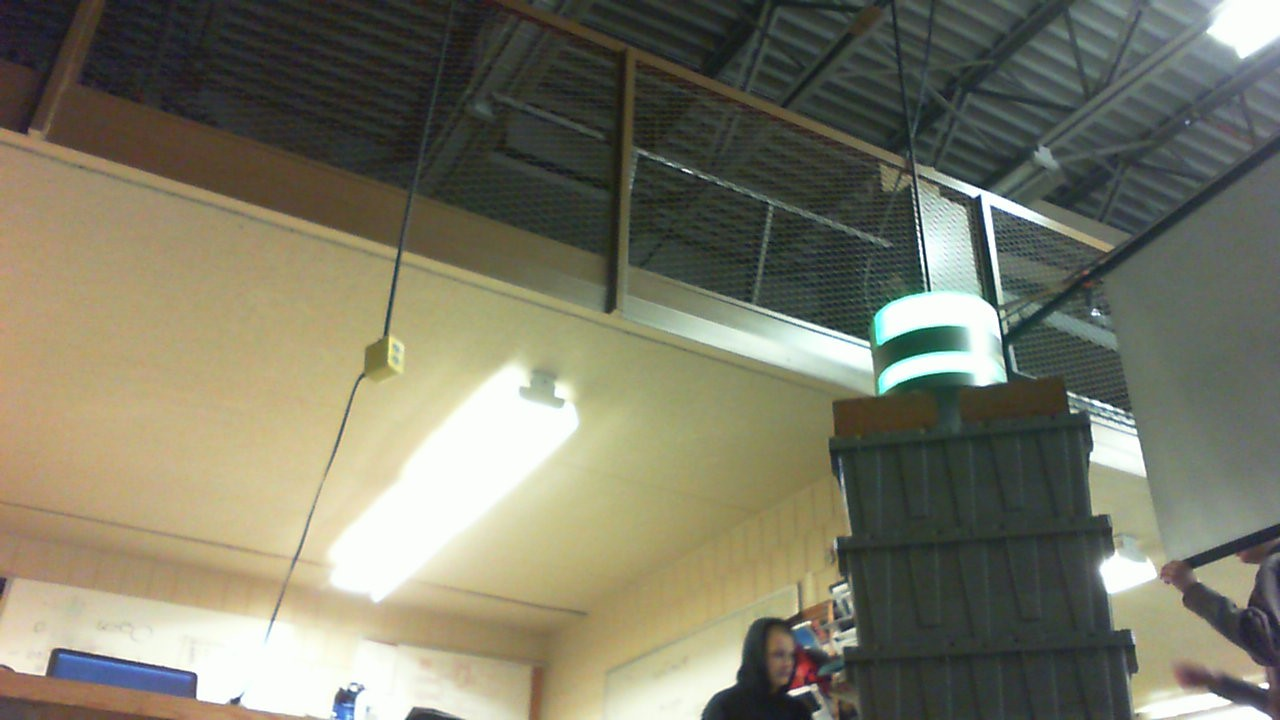
#> input picture WIN_20170225_13_43_34_Pro.jpg, 1280 x 720 px, found by its file name
$ python new_1.py   (older library calls are emulated)
#> lines starting #> are read from the running program, lines starting #| are printed output that depends on the picture; after the words box and inside, x2 and y2 are one past the last pixel; in counts of white or black regions, pixels touching at a corner belong together
import cv2
import numpy as np
import matplotlib.pyplot as plt
import math
import time
radius = 7
red = [85.0, 118.0]
green = [69.0, 255.0]
blue = [0.0, 255.0]
width = 640
height = 480
interpolation = cv2.INTER_CUBIC

NUM_cont = 0
hue = [33.99280575539568, 140.6060606060606]
sat = [139.88309352517985, 231.38888888888889]
lum = [91.72661870503596, 255.0]
asasdasd = cv2.imread("\\Users\\User\\Desktop\\FRC images\\WIN_20170225_13_43_34_Pro.jpg")
#> asasdasd is the input picture: shape (720, 1280, 3); mean B, G, R 103.1, 121.7, 123
"""image of boiler"""
img1 = cv2.resize(asasdasd, ((int)(width), (int)(height)), 0, 0, interpolation)
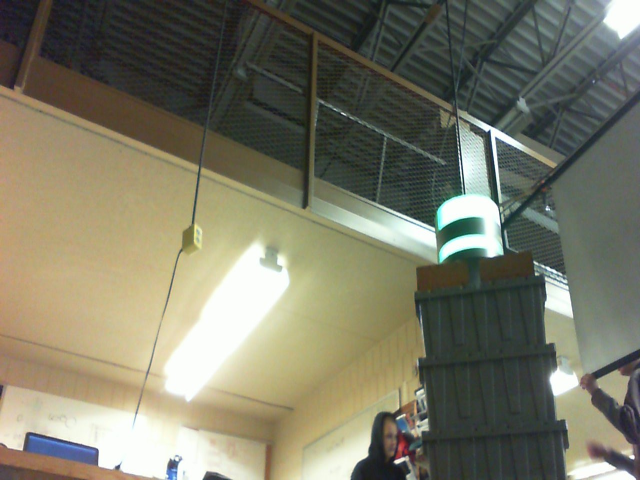
#> img1: shape (480, 640, 3); mean B, G, R 103.1, 121.7, 122.9
img2 = cv2.resize(asasdasd, ((int)(width), (int)(height)), 0, 0, interpolation)

min_perimeter = 0
min_width = 0
max_width = 1000
min_height = 0
max_height = 1000
solidity = [138, 138.1]
max_vertices = 1000000
min_vertices = 0
min_ratio = 0.0
max_ratio = 1000


out = cv2.cvtColor(img1, cv2.COLOR_BGR2HLS)
#> out: shape (480, 640, 3); mean of channels 0, 1, 2 50.1, 114.4, 54.9
thresh = cv2.inRange(out, (hue[0], lum[0], sat[0]),  (hue[1], lum[1], sat[1]))
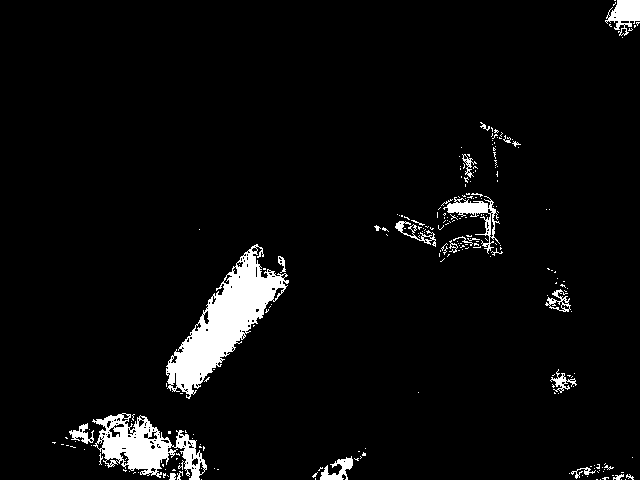
#> thresh: shape (480, 640); 4.6% white; 238 white regions (212 under 20 px), largest, box (x1, y1, x2, y2) and area: (166, 244, 289, 399) 6481, (92, 413, 207, 480) 3393, (443, 196, 500, 254) 802
cv2.imshow('asdasads', thresh)
"""subtracts the image with the lights and the one with both target and light essentially filter the lights this will only work wiht the shop lights but a proof of concept"""
mode = cv2.RETR_LIST
method = cv2.CHAIN_APPROX_SIMPLE
kernel = np.ones((5,5),np.uint8)

dilation = cv2.dilate(thresh,kernel,iterations = 1)
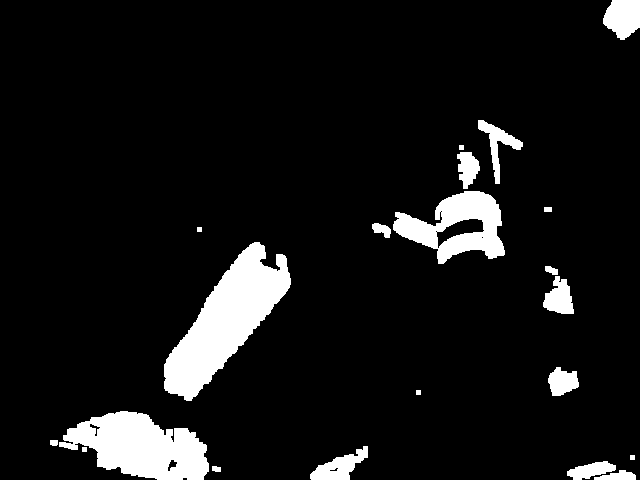
#> dilation: shape (480, 640); 8.4% white; 21 white regions
cv2.imshow('asdasd', dilation)

im2, contours1, hierarchy = cv2.findContours(dilation, mode, method)
#> contours1 = 28 contours, 9 with area under 20; largest, box (x1, y1, x2, y2) and area: (164, 242, 291, 401) 8476, (59, 411, 209, 480) 6438, (393, 191, 505, 264) 4611, (603, 0, 640, 40) 1072, (310, 446, 368, 480) 874
final = cv2.drawContours(img1, contours1, -1, (0,255,0), 2)
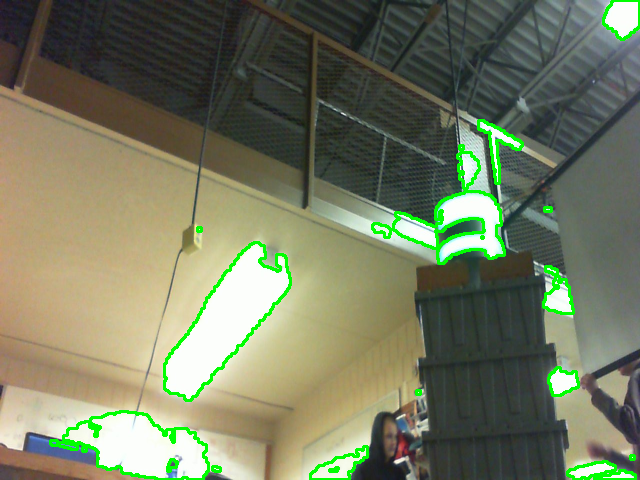
#> final: shape (480, 640, 3); mean B, G, R 97.7, 123.5, 117.7
cv2.imshow('finzczxczxcal', final)


"""draws the contours on the orginal image for displaying"""

output = []

for contour in contours1:

	x,y,w,h = cv2.boundingRect(contour)
	area = cv2.contourArea(contour)
	hull = cv2.convexHull(contour)
	area = w * h
	hull_area = cv2.contourArea(hull)
	hull = cv2.convexHull(contour)
	solid = 100 * area / cv2.contourArea(hull)
	area = cv2.contourArea(contour)

	if (solid > solidity[0] and solid < solidity[1]):
		output.append(contour)

		continue
	Filter = cv2.drawContours(img2, output, -1, (0,255,0), 2)
	cv2.imshow("len(output)", Filter)


	"""these actions filter our contours.  If they pass all the checks we then add them to the output list"""

	"""draws the filterd contours on the orginal image"""
#> this loop made 28 passes
#> (x, y, w, h, hull_area, solid) on passes 1, 3, 4, 5, 8, 9, 10, 11, 13, 14, 15, 16: (594, 470, 42, 10, 262, 160.3), (212, 466, 9, 6, 36.5, 147.9), (567, 461, 49, 19, 565.5, 164.6), (167, 459, 11, 13, 78, 183.3), (310, 446, 58, 34, 1076, 183.3), (50, 440, 8, 6, 33.5, 143.3), (89, 423, 12, 14, 83.5, 201.2), (59, 411, 150, 69, 7371.5, 140.4), (548, 367, 31, 29, 655.5, 137.1), (543, 276, 31, 38, 822.5, 143.2), (545, 266, 13, 9, 73, 160.3), (164, 242, 127, 159, 9267.5, 217.9)
#> (contour, x, y, w, h, hull_area) on pass 23: ([[544, 207], [544, 211], [551, 211], [551, 207]], 544, 207, 8, 5, 28)
#> after the loop, output = []


cv2.imshow("len(output)", Filter)
for contour in output:

	x,y,w,h = cv2.boundingRect(contour)
	print (x)
	angle_to_target = math.atan((x-319.5)/554.25)
	angle_to_target_degrees = math.degrees(angle_to_target)
	print (angle_to_target_degrees)
	print (y)
	Vert_Angle = math.atan((y-239.5)/554.25)
	print (Vert_Angle)
	Distance_Angle = Vert_Angle+40
	c = math.tan(40)
	print (c)
	c_degrees = math.degrees(c)
	print (c_degrees)
	distance = 10/c_degrees
	print (distance)
#> this loop made 0 passes


while True:
	if cv2.waitKey(1) & 0xFF == ord('q'):
#> (key q is pressed here)
		'''print (len(output))
		print (len(contours1))
		"""prints the number contours and realeases the camerea if using a webcam"""
		cv2.imshow('THIS MIGHT WORK', c2)'''
#> (the run stopped early here; a loop or call above may not have finished)
